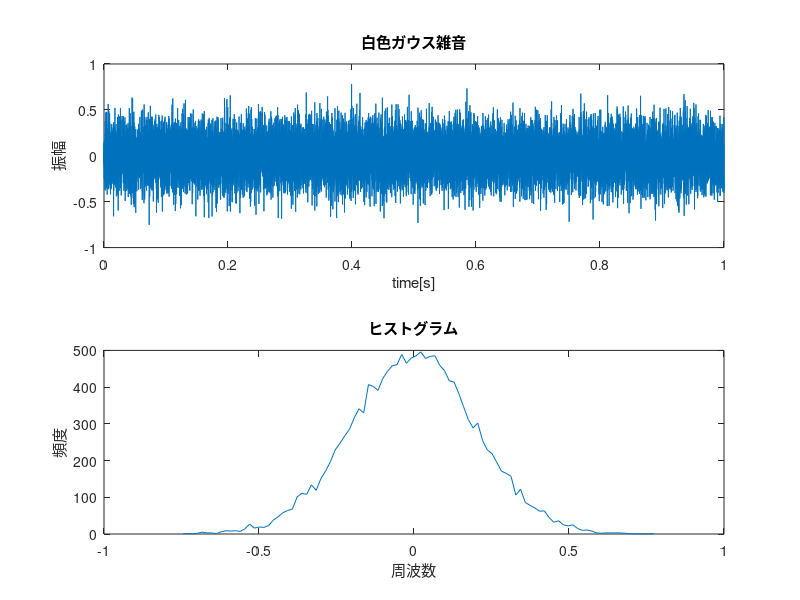

MATLAB code to generate this figure:
clear;

Fs = 16000;
t = (0 : (Fs-1)) /Fs;
tl = length(t);

rng(0,'twister'); % 乱数生成器 初期化

a = 0.2; % 標準偏差
b = 0; % 平均

y = a.*randn(tl,1) + b;

figure;
subplot(2,1,1);
plot(t,y);
title('白色ガウス雑音');
xlabel('time[s]');
ylabel('振幅');


num=100; % ヒストグラム分割数

[h, c] = hist(y, num);
subplot(2,1,2);
plot(c,h);
title('ヒストグラム');
xlabel('周波数');
ylabel('頻度');

sound(y,Fs);